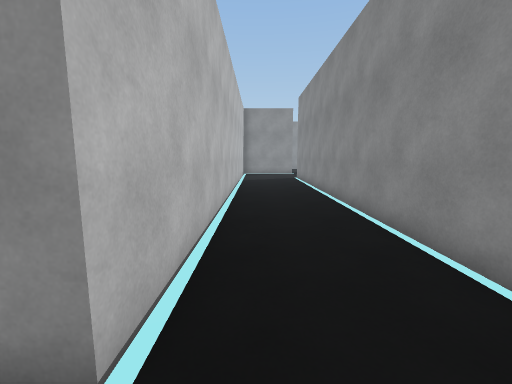
[1] (above)

20 first-person views from a walk through a scene from a Unity 3-D project. The camera is 1.4 m above the floor, tilts 8° down and sees 90° across. The floor is counted in squares, 1 m on a side. Each view is taken from the middle of a square. On the plan, view 1 faces up. The plan holds only what a view shows up to about 13 squares ahead; the rest is blank. The place goes on beyond the plan. The player is left out.

[2]
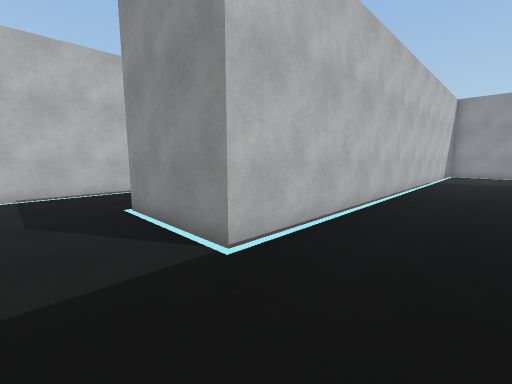

[3]
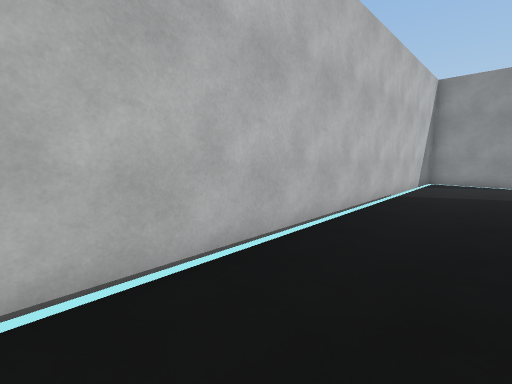

[4]
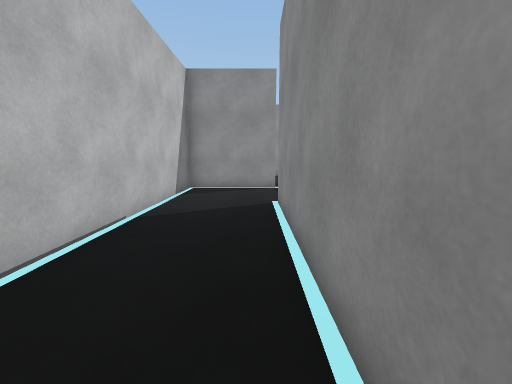

[5]
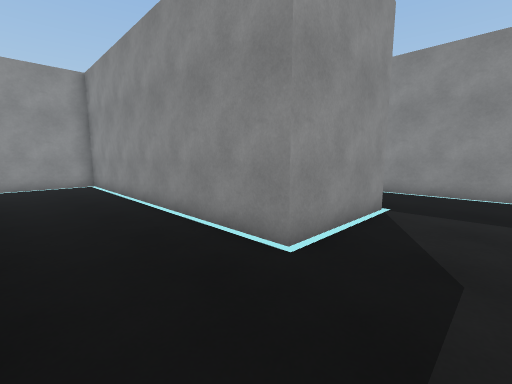

[6]
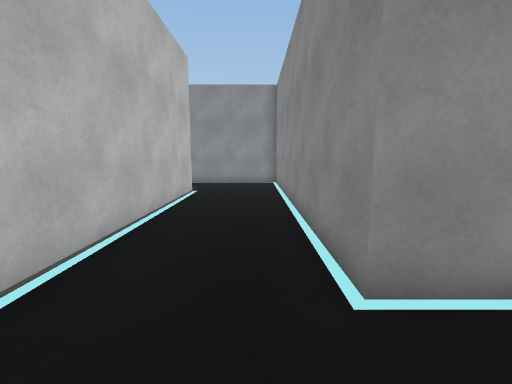

[7]
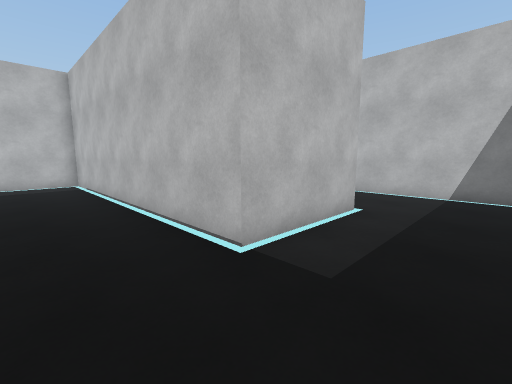

[8]
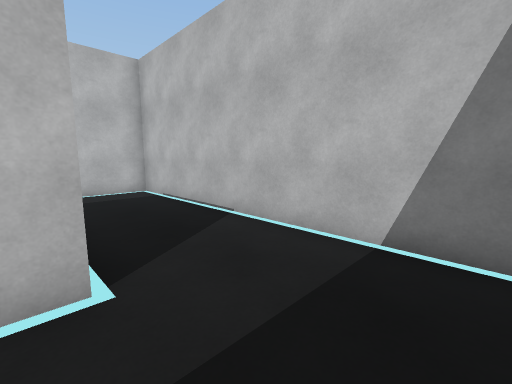

[9]
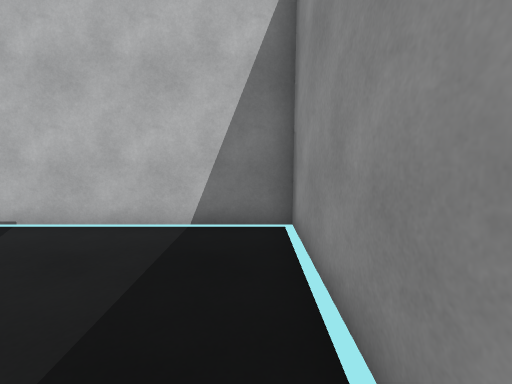

[10]
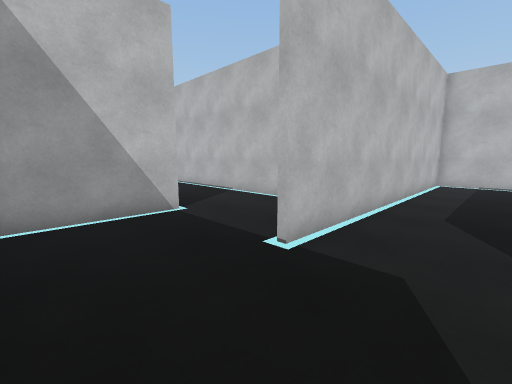

[11]
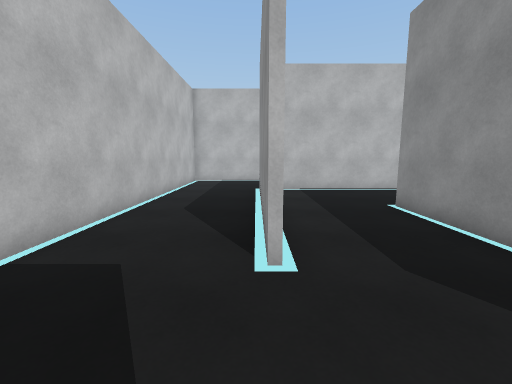

[12]
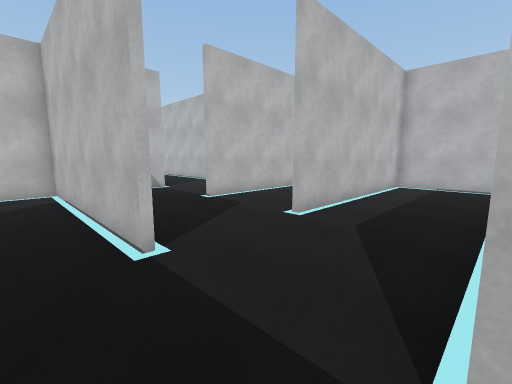

[13]
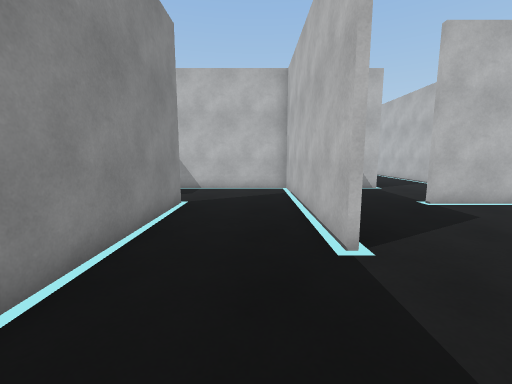

[14]
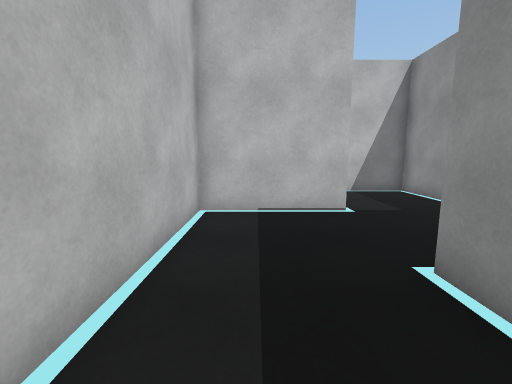

[15]
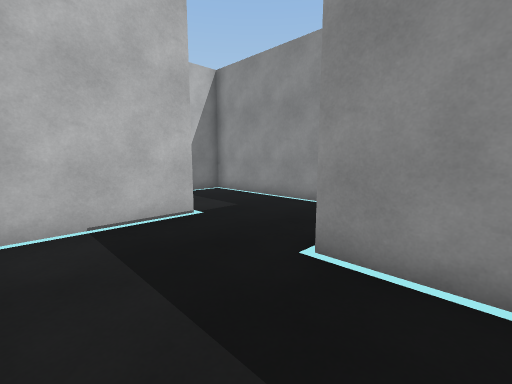

[16]
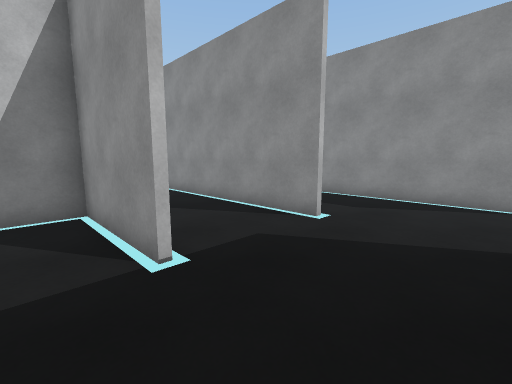

[17]
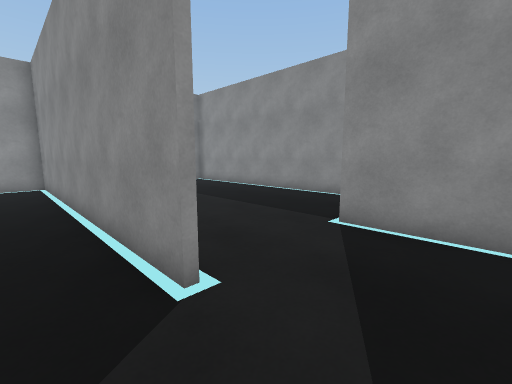

[18]
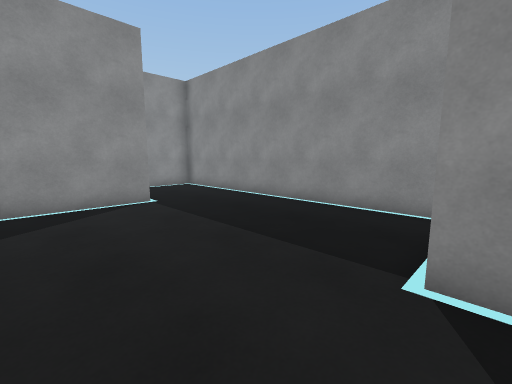

[19]
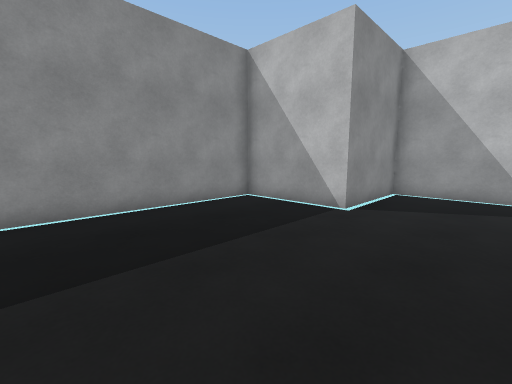

[20]
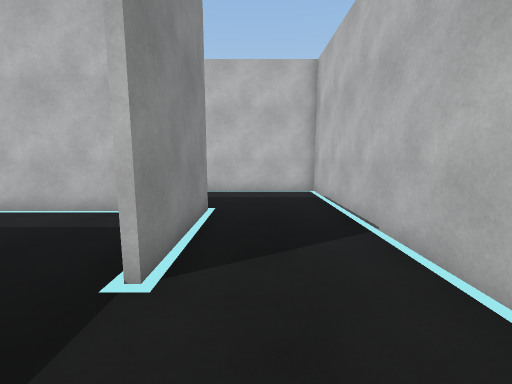

### Floor plan
Points are (right, up) in squares from view 1. A wall is a line through its corners. A room is listed if a view was taken in it or the views show most of it. See-through windows are left out.
Room 1 (views 1, 2, 3, 4, 5, 6, 7, 8, 9)
walls: (-12.6, 9.1) (-8.5, 9.1) (-8.5, -2.3) (-5.9, -2.3); (-11.6, 12.8) (-16.1, 12.8) (-16.1, 1.5) (-13.9, 1.5); (2.7, -1.1) (2.7, 16.7); (2.9, 20.4) (-0.9, 20.4) (-0.9, 1.3) (-4.9, 1.3) (-4.9, 12.8) (-8.1, 12.8)
ways out: opening at (2, 18.5) to room 2
Room 2 (views 10, 11, 12, 13, 14, 15, 16, 20)
walls: (2.9, 24.2) (-5, 24.2); (2.7, 16.7) (6.1, 16.7); (-4.7, 28.5) (-4.7, 24.3) (2.9, 24.3); (6.1, 28) (-1.2, 28); (-8.5, 24.4) (-8.5, 20.5) (2.9, 20.5); (-7.2, 28) (-12.3, 28) (-12.3, 25.5); (10.3, 25.5) (10.3, 28.5)
ways out: opening at (2, 18.5) to room 1; opening at (8.5, 25.5) to room 3; opening at (-10.5, 25)
Room 3 (views 17, 18, 19)
walls: (10.3, 20.3) (10.3, 25.5); (14.4, 28) (10.9, 28); (6.7, 24.4) (6.7, 16.7) (14.1, 16.7) (14.1, 20.5) (17.9, 20.5) (17.9, 28.5)
ways out: opening at (8.5, 25.5) to room 2

Positions as (right, up) in squares from view 1, and headings:
1: (0, 0), facing up
2: (2, -1), facing up-left
3: (2, 5), facing up-left
4: (2, 9), facing up
5: (-8, -1), facing up-right
6: (-6, -1), facing up
7: (-6, 12), facing down-left
8: (-12, 12), facing down-left
9: (-11, 12), facing left
10: (6, 23), facing down-left
11: (6, 24), facing left
12: (8, 28), facing down-left
13: (8, 28), facing down
14: (-2, 22), facing left
15: (-3, 21), facing up-left
16: (6, 19), facing up-left
17: (9, 18), facing up-right
18: (11, 20), facing up-right
19: (11, 27), facing down-right
20: (-10, 27), facing down
